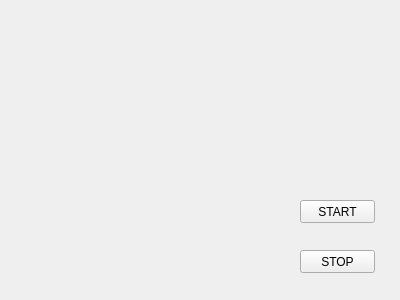
<?xml version="1.0" encoding="UTF-8"?>
<ui version="4.0">
 <class>emptyWidget</class>
 <widget class="QWidget" name="emptyWidget">
  <property name="geometry">
   <rect>
    <x>0</x>
    <y>0</y>
    <width>400</width>
    <height>300</height>
   </rect>
  </property>
  <property name="windowTitle">
   <string>Cobot Force Guider</string>
  </property>
  <widget class="QPushButton" name="startButton">
   <property name="geometry">
    <rect>
     <x>300</x>
     <y>200</y>
     <width>75</width>
     <height>23</height>
    </rect>
   </property>
   <property name="text">
    <string>START</string>
   </property>
  </widget>
  <widget class="QPushButton" name="stopButton">
   <property name="geometry">
    <rect>
     <x>300</x>
     <y>250</y>
     <width>75</width>
     <height>23</height>
    </rect>
   </property>
   <property name="text">
    <string>STOP</string>
   </property>
  </widget>
  <widget class="QLabel" name="label">
   <property name="geometry">
    <rect>
     <x>20</x>
     <y>20</y>
     <width>261</width>
     <height>241</height>
    </rect>
   </property>
   <property name="text">
    <string/>
   </property>
   <property name="pixmap">
    <pixmap>../res/logo.png</pixmap>
   </property>
  </widget>
 </widget>
 <layoutdefault spacing="6" margin="11"/>
 <resources/>
 <connections/>
</ui>
